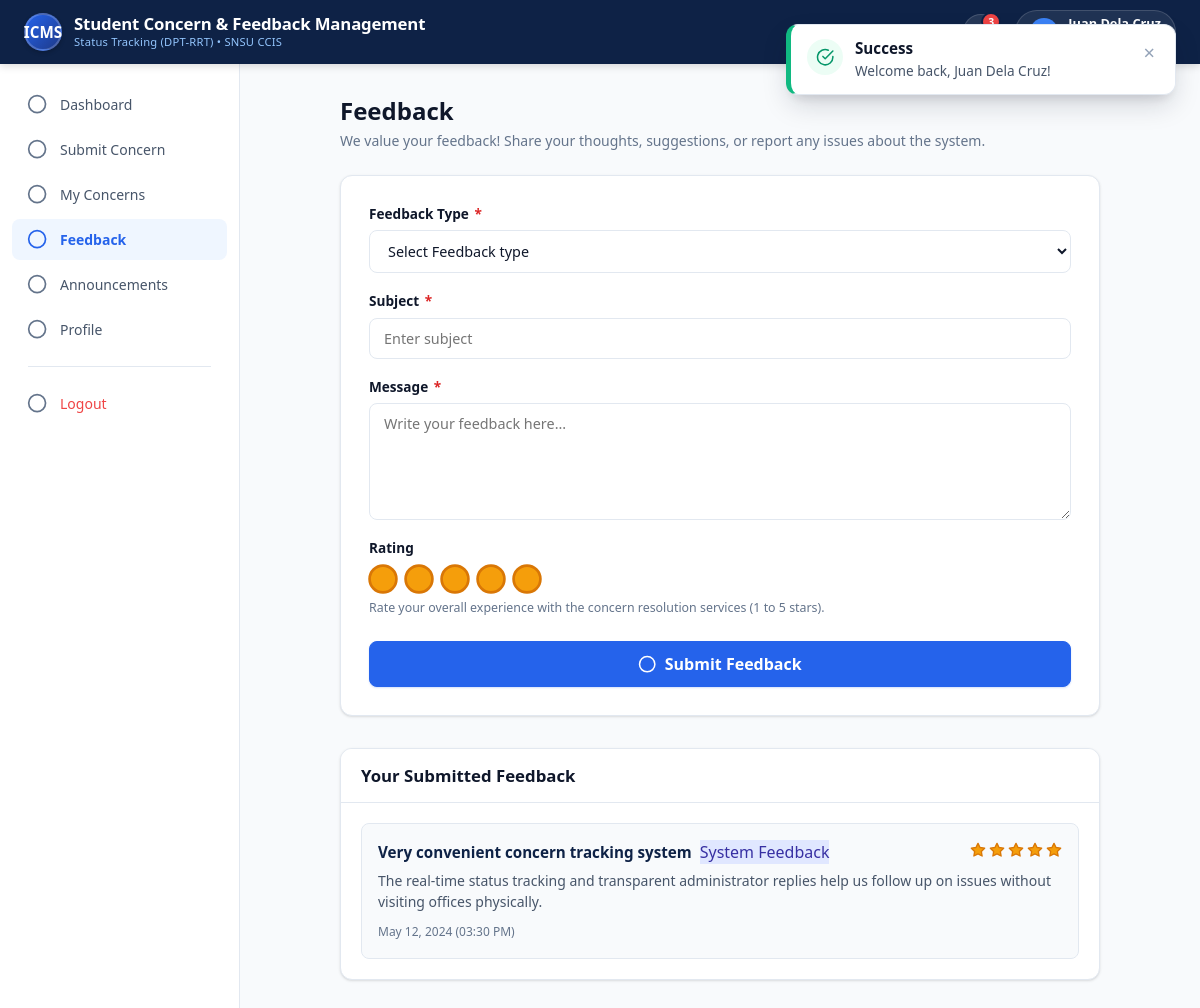
The app's page /student/feedback.php (signed in) with its own data.
### tables this page shows
CREATE TABLE IF NOT EXISTS `feedback` (
  `feedback_id` INT AUTO_INCREMENT PRIMARY KEY,
  `student_id` INT DEFAULT NULL,
  `student_name` VARCHAR(150) NOT NULL,
  `student_email` VARCHAR(150) NOT NULL,
  `feedback_type` VARCHAR(100) NOT NULL,
  `subject` VARCHAR(255) NOT NULL,
  `message` TEXT NOT NULL,
  `rating` INT DEFAULT 5,
  `submitted_at` DATETIME DEFAULT CURRENT_TIMESTAMP,
  INDEX (`student_id`),
  CONSTRAINT `fk_feedback_student` FOREIGN KEY (`student_id`) REFERENCES `students` (`student_id`) ON DELETE SET NULL
);

### student/feedback.php (the view, shortened to what this page needs)
<?php
require_once __DIR__ . '/../config/db.php';
require_once __DIR__ . '/../includes/helpers.php';
$user = getCurrentUser();
$studentId = $user['id'];
$stmt = $pdo->prepare("SELECT * FROM feedback WHERE student_id = :id ORDER BY submitted_at DESC");
$stmt->execute(['id' => $studentId]);
$pastFeedback = $stmt->fetchAll();
require_once __DIR__ . '/../includes/header.php';
require_once __DIR__ . '/../includes/navbar.php';
require_once __DIR__ . '/../includes/sidebar.php';
?>
<div class="page-header" style="max-width: 760px; margin: 0 auto 24px auto;">
  <div class="page-title-wrap">
    <h1 class="page-title">Feedback</h1>
    <p class="page-desc">We value your feedback! Share your thoughts, suggestions, or report any issues about the system.</p>
  </div>
</div>
<div class="card" style="max-width: 760px;">
  <div class="card-body" style="padding: 28px;">
    <form action="../actions/feedback_action.php" method="POST">
      <div class="form-group">
        <label class="form-label" for="feedbackType">Feedback Type <span class="required">*</span></label>
        <select name="feedback_type" id="feedbackType" class="form-control" required>
          <option value="" disabled selected>Select Feedback type</option>
        </select>
      </div>
      <div class="form-group">
        <label class="form-label" for="subject">Subject <span class="required">*</span></label>
        <input type="text" name="subject" id="subject" class="form-control" placeholder="Enter subject" required>
      </div>
      <div class="form-group">
        <label class="form-label" for="message">Message <span class="required">*</span></label>
        <textarea name="message" id="message" class="form-control" rows="5" placeholder="Write your feedback here..." required></textarea>
      </div>
      <div class="form-group">
        <label class="form-label">Rating</label>
        <div class="star-rating" title="Click a star to rate">
          <span class="star selected" data-value="1"><?= icon('star') ?></span>
          <span class="star selected" data-value="2"><?= icon('star') ?></span>
          <span class="star selected" data-value="3"><?= icon('star') ?></span>
          <span class="star selected" data-value="4"><?= icon('star') ?></span>
          <span class="star selected" data-value="5"><?= icon('star') ?></span>
        </div>
        <span class="form-help">Rate your overall experience with the concern resolution services (1 to 5 stars).</span>
      </div>
      <div style="margin-top: 24px;">
        <button type="submit" class="btn btn-primary btn-lg" style="width: 100%;">
          <span style="display: inline-flex; align-items: center; gap: 8px;"><?= icon('message-square') ?> Submit Feedback</span>
        </button>
      </div>
    </form>
  </div>
</div>
<?php if (!empty($pastFeedback)): ?>
<div class="card" style="max-width: 760px; margin-top: 32px;">
  <div class="card-header">
    <h2 class="card-title">Your Submitted Feedback</h2>
  </div>
  <div class="card-body" style="display: flex; flex-direction: column; gap: 16px;">
    <?php foreach ($pastFeedback as $fb): ?>
      <div style="padding: 16px; border: 1px solid var(--border-color); border-radius: var(--radius-md); background: #f8fafc;">
        <div style="display: flex; justify-content: space-between; align-items: center; margin-bottom: 6px;">
          <div style="display: flex; align-items: center; gap: 8px;">
            <strong style="font-size: 0.95rem; color: var(--navy-primary);"><?= e($fb['subject']) ?></strong>
            <span class="badge-tag" style="background: #e0e7ff; color: #3730a3;"><?= e($fb['feedback_type']) ?></span>
          </div>
          <div>
            <?= renderStarRating((int)$fb['rating']) ?>
          </div>
        </div>
        <p style="font-size: 0.875rem; color: var(--text-secondary); line-height: 1.5; margin-bottom: 6px;">
          <?= nl2br(e($fb['message'])) ?>
        </p>
        <span class="text-xs text-muted"><?= formatDateTime($fb['submitted_at']) ?></span>
      </div>
    <?php endforeach; ?>
  </div>
</div>
<?php endif; ?>
<?php require_once __DIR__ . '/../includes/footer.php'; ?>

### includes/helpers.php (shortened to what this page needs)
<?php
function e(?string $str): string {
    return htmlspecialchars((string)($str ?? ''), ENT_QUOTES, 'UTF-8');
}
function formatDateTime(?string $datetime): string {
    $time = strtotime($datetime);
    return date('M d, Y (h:i A)', $time);
}
function getIcon(string $name, string $extraClass = '', ?int $size = null): string {
    $dim = $size ? "width='{$size}' height='{$size}'" : "";
    $classAttr = "class='svg-icon " . e($extraClass) . "'";
    return $icons[$name] ?? "<svg {$classAttr} {$dim} viewBox='0 0 24 24'><circle cx='12' cy='12' r='10'/></svg>";
}
function renderStarRating(int $rating, int $max = 5): string {
    $html = '<span class="star-rating-display" style="display: inline-flex; align-items: center; gap: 3px;">';
    for ($i = 1; $i <= $max; $i++) {
        if ($i <= $rating) {
            $html .= '<svg class="svg-icon" style="width: 16px; height: 16px; fill: #f59e0b; stroke: #d97706;" viewBox="0 0 24 24"><polygon points="12 2 15.09 8.26 22 9.27 17 14.14 18.18 21.02 12 17.77 5.82 21.02 7 14.14 2 9.27 8.91 8.26 12 2"/></svg>';
        } else {
            $html .= '<svg class="svg-icon" style="width: 16px; height: 16px; fill: none; stroke: #cbd5e1;" viewBox="0 0 24 24"><polygon points="12 2 15.09 8.26 22 9.27 17 14.14 18.18 21.02 12 17.77 5.82 21.02 7 14.14 2 9.27 8.91 8.26 12 2"/></svg>';
        }
    }
    $html .= '</span>';
    return $html;
}
function icon(string $name, string $extraClass = '', ?int $size = null): string {
    return getIcon($name, $extraClass, $size);
}

### assets/css/variables.css (style rules this page uses)
:root { --navy-dark: #091730; --navy-primary: #0e2246; --navy-light: #18376e; --navy-surface: #1e3a8a; --brand-blue: #2563eb; --brand-blue-hover: #1d4ed8; --brand-blue-light: #eff6ff; --brand-blue-border: #bfdbfe; --accent-gold: #f59e0b; --accent-gold-light: #fef3c7; --status-pending-text: #b45309; --status-pending-bg: #fef3c7; --status-pending-border: #fde68a; --status-pending-dot: #f59e0b; --status-progress-text: #1d4ed8; --status-progress-bg: #eff6ff; --status-progress-border: #bfdbfe; --status-progress-dot: #3b82f6; --status-resolved-text: #065f46; --status-resolved-bg: #d1fae5; --status-resolved-border: #a7f3d0; --status-resolved-dot: #10b981; --priority-critical-text: #991b1b; --priority-critical-bg: #fee2e2; --priority-critical-border: #fca5a5; --priority-high-text: #c2410c; --priority-high-bg: #ffedd5; --priority-high-border: #fed7aa; --priority-medium-text: #b45309; --priority-medium-bg: #fef3c7; --priority-medium-border: #fde68a; --priority-low-text: #334155; --priority-low-bg: #f1f5f9; --priority-low-border: #cbd5e1; --bg-body: #f8fafc; --bg-card: #ffffff; --bg-sidebar: #ffffff; --bg-header: #0e2246; --border-color: #e2e8f0; --border-subtle: #f1f5f9; --divider: #e2e8f0; --text-primary: #0f172a; --text-secondary: #475569; --text-muted: #64748b; --text-light: #94a3b8; --text-inverse: #ffffff; --font-family-display: system-ui, -apple-system, BlinkMacSystemFont, 'Segoe UI', Roboto, Helvetica, Arial, sans-serif; --font-family-body: system-ui, -apple-system, BlinkMacSystemFont, 'Segoe UI', Roboto, Helvetica, Arial, sans-serif; --shadow-xs: 0 1px 2px 0 rgba(0, 0, 0, 0.05); --shadow-sm: 0 1px 3px 0 rgba(0, 0, 0, 0.1), 0 1px 2px -1px rgba(0, 0, 0, 0.1); --shadow-md: 0 4px 6px -1px rgba(0, 0, 0, 0.1), 0 2px 4px -2px rgba(0, 0, 0, 0.1); --shadow-lg: 0 10px 15px -3px rgba(0, 0, 0, 0.1), 0 4px 6px -4px rgba(0, 0, 0, 0.1); --shadow-xl: 0 20px 25px -5px rgba(0, 0, 0, 0.1), 0 8px 10px -6px rgba(0, 0, 0, 0.1); --radius-xs: 4px; --radius-sm: 6px; --radius-md: 8px; --radius-lg: 12px; --radius-xl: 16px; --radius-pill: 9999px; --header-height: 64px; --sidebar-width: 240px; --transition-fast: 0.15s ease; --transition-normal: 0.25s ease; }

### assets/css/base.css (style rules this page uses)
* { margin: 0; padding: 0; box-sizing: border-box; }
html, body { width: 100%; min-height: 100%; font-family: var(--font-family-body); color: var(--text-primary); background-color: var(--bg-body); line-height: 1.5; -webkit-font-smoothing: antialiased; -moz-osx-font-smoothing: grayscale; }
h1, h2, h3, h4, h5, h6 { font-family: var(--font-family-display); font-weight: 700; line-height: 1.25; color: var(--text-primary); }
button, input, select, textarea { font-family: inherit; font-size: 0.925rem; }
.svg-icon { display: inline-block; width: 1.15em; height: 1.15em; stroke-width: 2; stroke: currentColor; fill: none; stroke-linecap: round; stroke-linejoin: round; vertical-align: -0.18em; }
.text-muted { color: var(--text-muted); }
.text-xs { font-size: 0.75rem; }

### assets/css/layout.css (style rules this page uses)
.main-content-container .card[style*="max-width"], .main-content-container div[style*="max-width"] { margin-left: auto; margin-right: auto; }
.page-header { margin-bottom: 24px; display: flex; align-items: flex-start; justify-content: space-between; flex-wrap: wrap; gap: 16px; }
.page-title-wrap { display: flex; flex-direction: column; }
.page-title { font-size: 1.5rem; font-weight: 700; color: var(--text-primary); display: flex; align-items: center; gap: 8px; }
.page-desc { font-size: 0.875rem; color: var(--text-muted); margin-top: 4px; }

### records on screen
feedback: subject "Very convenient concern tracking system", feedback_type "System Feedback", rating 5 (drawn), message "The real-time status tracking and transparent administrator replies help us follow up on issues without visiting offices physically.", submitted_at "May 12, 2024 (03:30 PM)"
